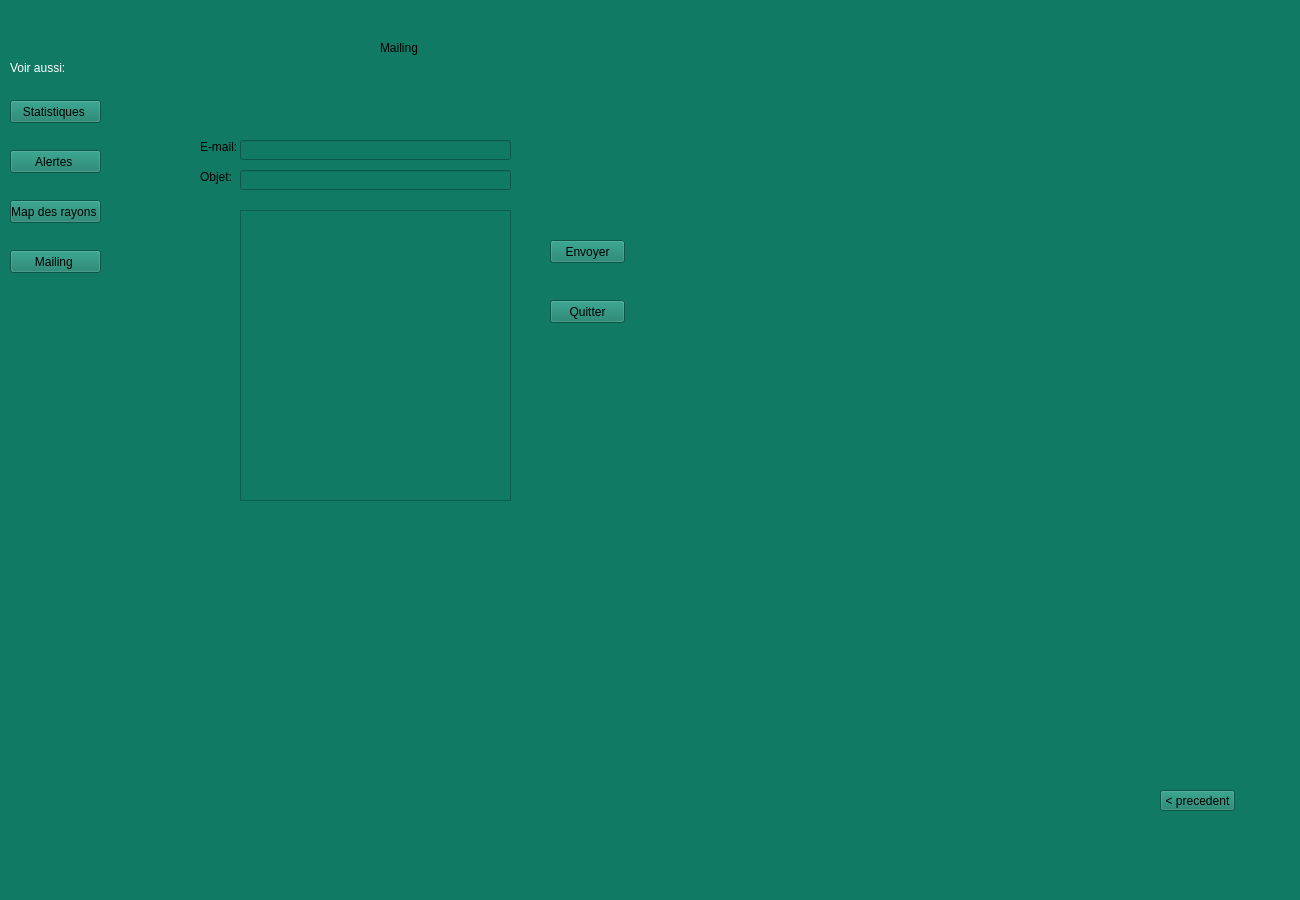
<?xml version="1.0" encoding="UTF-8"?>
<ui version="4.0">
 <class>MainWindow</class>
 <widget class="QMainWindow" name="MainWindow">
  <property name="geometry">
   <rect>
    <x>0</x>
    <y>0</y>
    <width>1300</width>
    <height>900</height>
   </rect>
  </property>
  <property name="windowTitle">
   <string>MainWindow</string>
  </property>
  <property name="styleSheet">
   <string notr="true">
background-color: rgb(17, 122, 101);</string>
  </property>
  <widget class="QWidget" name="centralwidget">
   <widget class="QStackedWidget" name="stackedWidget">
    <property name="geometry">
     <rect>
      <x>120</x>
      <y>20</y>
      <width>1061</width>
      <height>681</height>
     </rect>
    </property>
    <property name="currentIndex">
     <number>3</number>
    </property>
    <widget class="QWidget" name="page">
     <widget class="QLabel" name="label_2">
      <property name="geometry">
       <rect>
        <x>320</x>
        <y>10</y>
        <width>391</width>
        <height>51</height>
       </rect>
      </property>
      <property name="styleSheet">
       <string notr="true">color: rgb(255, 255, 255);
font: 75 bold italic 25pt &quot;Calibri&quot;;
background-color: rgb(17, 122, 101);</string>
      </property>
      <property name="text">
       <string>Gestion Du Stock</string>
      </property>
     </widget>
     <widget class="QGroupBox" name="groupBox">
      <property name="geometry">
       <rect>
        <x>0</x>
        <y>100</y>
        <width>341</width>
        <height>421</height>
       </rect>
      </property>
      <property name="styleSheet">
       <string notr="true">font: 11pt &quot;Calibri&quot;;
color: rgb(255, 255, 255);</string>
      </property>
      <property name="title">
       <string/>
      </property>
      <widget class="QLabel" name="label_3">
       <property name="geometry">
        <rect>
         <x>20</x>
         <y>90</y>
         <width>71</width>
         <height>16</height>
        </rect>
       </property>
       <property name="text">
        <string>Id</string>
       </property>
      </widget>
      <widget class="QLabel" name="label_4">
       <property name="geometry">
        <rect>
         <x>10</x>
         <y>140</y>
         <width>47</width>
         <height>14</height>
        </rect>
       </property>
       <property name="text">
        <string>Nom</string>
       </property>
      </widget>
      <widget class="QLabel" name="label_5">
       <property name="geometry">
        <rect>
         <x>10</x>
         <y>260</y>
         <width>47</width>
         <height>14</height>
        </rect>
       </property>
       <property name="text">
        <string>Prix</string>
       </property>
      </widget>
      <widget class="QLabel" name="label_6">
       <property name="geometry">
        <rect>
         <x>10</x>
         <y>200</y>
         <width>47</width>
         <height>14</height>
        </rect>
       </property>
       <property name="text">
        <string>Libelle</string>
       </property>
      </widget>
      <widget class="QLabel" name="label_7">
       <property name="geometry">
        <rect>
         <x>10</x>
         <y>320</y>
         <width>91</width>
         <height>16</height>
        </rect>
       </property>
       <property name="text">
        <string>nbre_Exemplaires</string>
       </property>
      </widget>
      <widget class="QLabel" name="label_8">
       <property name="geometry">
        <rect>
         <x>10</x>
         <y>380</y>
         <width>91</width>
         <height>16</height>
        </rect>
       </property>
       <property name="text">
        <string>Id_Fournisseur</string>
       </property>
      </widget>
      <widget class="QLineEdit" name="lineEdit_Id">
       <property name="geometry">
        <rect>
         <x>100</x>
         <y>80</y>
         <width>141</width>
         <height>20</height>
        </rect>
       </property>
      </widget>
      <widget class="QLineEdit" name="lineEdit_Nom">
       <property name="geometry">
        <rect>
         <x>100</x>
         <y>140</y>
         <width>141</width>
         <height>21</height>
        </rect>
       </property>
      </widget>
      <widget class="QLineEdit" name="lineEdit_Prix">
       <property name="geometry">
        <rect>
         <x>110</x>
         <y>260</y>
         <width>141</width>
         <height>20</height>
        </rect>
       </property>
      </widget>
      <widget class="QLineEdit" name="lineEdit_nbre_E">
       <property name="geometry">
        <rect>
         <x>110</x>
         <y>320</y>
         <width>131</width>
         <height>20</height>
        </rect>
       </property>
      </widget>
      <widget class="QLineEdit" name="lineEdit_Idf">
       <property name="geometry">
        <rect>
         <x>110</x>
         <y>380</y>
         <width>131</width>
         <height>20</height>
        </rect>
       </property>
      </widget>
      <widget class="QComboBox" name="comboBox_Libelle">
       <property name="geometry">
        <rect>
         <x>100</x>
         <y>200</y>
         <width>141</width>
         <height>22</height>
        </rect>
       </property>
       <property name="styleSheet">
        <string notr="true">background-color: rgb(255, 255, 255);
color: rgb(39, 39, 39);
</string>
       </property>
       <item>
        <property name="text">
         <string>Alimentaires</string>
        </property>
       </item>
       <item>
        <property name="text">
         <string>Entretients</string>
        </property>
       </item>
      </widget>
      <widget class="QLabel" name="label_17">
       <property name="geometry">
        <rect>
         <x>10</x>
         <y>10</y>
         <width>111</width>
         <height>16</height>
        </rect>
       </property>
       <property name="styleSheet">
        <string notr="true">
font: 75 bold italic 14pt &quot;Calibri&quot;;
text-decoration: underline;</string>
       </property>
       <property name="text">
        <string>Produit:</string>
       </property>
      </widget>
     </widget>
     <widget class="QTableView" name="tableView">
      <property name="geometry">
       <rect>
        <x>400</x>
        <y>100</y>
        <width>691</width>
        <height>321</height>
       </rect>
      </property>
      <property name="styleSheet">
       <string notr="true">background-color: rgb(255, 255, 255);
</string>
      </property>
     </widget>
     <widget class="QGroupBox" name="groupBox_2">
      <property name="geometry">
       <rect>
        <x>390</x>
        <y>440</y>
        <width>271</width>
        <height>141</height>
       </rect>
      </property>
      <property name="title">
       <string/>
      </property>
      <widget class="QPushButton" name="pushButton_Ajouter">
       <property name="geometry">
        <rect>
         <x>10</x>
         <y>20</y>
         <width>91</width>
         <height>31</height>
        </rect>
       </property>
       <property name="text">
        <string>Ajouter</string>
       </property>
      </widget>
      <widget class="QPushButton" name="pushButton_modifier">
       <property name="geometry">
        <rect>
         <x>170</x>
         <y>20</y>
         <width>91</width>
         <height>31</height>
        </rect>
       </property>
       <property name="text">
        <string>modifier</string>
       </property>
      </widget>
      <widget class="QPushButton" name="pushButton_supprimer">
       <property name="geometry">
        <rect>
         <x>90</x>
         <y>90</y>
         <width>91</width>
         <height>31</height>
        </rect>
       </property>
       <property name="text">
        <string>supprimer</string>
       </property>
      </widget>
     </widget>
     <widget class="QLabel" name="label_10">
      <property name="geometry">
       <rect>
        <x>730</x>
        <y>530</y>
        <width>71</width>
        <height>16</height>
       </rect>
      </property>
      <property name="styleSheet">
       <string notr="true">font: 11pt &quot;Calibri&quot;;
color: rgb(255, 255, 255);</string>
      </property>
      <property name="text">
       <string>Recherche:</string>
      </property>
     </widget>
     <widget class="QRadioButton" name="croissant">
      <property name="geometry">
       <rect>
        <x>920</x>
        <y>440</y>
        <width>83</width>
        <height>18</height>
       </rect>
      </property>
      <property name="styleSheet">
       <string notr="true">color: rgb(255, 255, 255);
font: 8pt &quot;Calibri&quot;;</string>
      </property>
      <property name="text">
       <string>croissant</string>
      </property>
     </widget>
     <widget class="QLabel" name="label_9">
      <property name="geometry">
       <rect>
        <x>740</x>
        <y>450</y>
        <width>61</width>
        <height>16</height>
       </rect>
      </property>
      <property name="styleSheet">
       <string notr="true">font: 11pt &quot;Calibri&quot;;
color: rgb(255, 255, 255);</string>
      </property>
      <property name="text">
       <string>trier par:</string>
      </property>
     </widget>
     <widget class="QComboBox" name="comboBox_Tri">
      <property name="geometry">
       <rect>
        <x>820</x>
        <y>450</y>
        <width>71</width>
        <height>22</height>
       </rect>
      </property>
      <item>
       <property name="text">
        <string>nom</string>
       </property>
      </item>
      <item>
       <property name="text">
        <string>nombre d'exemplaires</string>
       </property>
      </item>
      <item>
       <property name="text">
        <string>prix </string>
       </property>
      </item>
     </widget>
     <widget class="QRadioButton" name="decroissant">
      <property name="geometry">
       <rect>
        <x>920</x>
        <y>470</y>
        <width>83</width>
        <height>18</height>
       </rect>
      </property>
      <property name="styleSheet">
       <string notr="true">color: rgb(255, 255, 255);
font: 8pt &quot;Calibri&quot;;</string>
      </property>
      <property name="text">
       <string>decroissant</string>
      </property>
     </widget>
     <widget class="QLineEdit" name="lineEdit_4">
      <property name="geometry">
       <rect>
        <x>820</x>
        <y>530</y>
        <width>211</width>
        <height>20</height>
       </rect>
      </property>
     </widget>
    </widget>
    <widget class="QWidget" name="page_2">
     <widget class="QLabel" name="label_11">
      <property name="geometry">
       <rect>
        <x>270</x>
        <y>180</y>
        <width>131</width>
        <height>16</height>
       </rect>
      </property>
      <property name="text">
       <string>page stats</string>
      </property>
     </widget>
     <widget class="QTreeView" name="treeView">
      <property name="geometry">
       <rect>
        <x>540</x>
        <y>120</y>
        <width>256</width>
        <height>192</height>
       </rect>
      </property>
     </widget>
    </widget>
    <widget class="QWidget" name="page_3">
     <widget class="QLabel" name="label_12">
      <property name="geometry">
       <rect>
        <x>260</x>
        <y>10</y>
        <width>47</width>
        <height>14</height>
       </rect>
      </property>
      <property name="text">
       <string>Alertes</string>
      </property>
     </widget>
     <widget class="QLabel" name="label_13">
      <property name="geometry">
       <rect>
        <x>160</x>
        <y>180</y>
        <width>181</width>
        <height>16</height>
       </rect>
      </property>
      <property name="text">
       <string>Modifier seuil de l'alerte</string>
      </property>
     </widget>
     <widget class="QSpinBox" name="spinBox">
      <property name="geometry">
       <rect>
        <x>350</x>
        <y>160</y>
        <width>171</width>
        <height>51</height>
       </rect>
      </property>
     </widget>
    </widget>
    <widget class="QWidget" name="page_4">
     <widget class="QLabel" name="label_14">
      <property name="geometry">
       <rect>
        <x>260</x>
        <y>20</y>
        <width>71</width>
        <height>16</height>
       </rect>
      </property>
      <property name="text">
       <string>Mailing</string>
      </property>
     </widget>
     <widget class="QLabel" name="label_15">
      <property name="geometry">
       <rect>
        <x>80</x>
        <y>120</y>
        <width>47</width>
        <height>14</height>
       </rect>
      </property>
      <property name="text">
       <string>E-mail:</string>
      </property>
     </widget>
     <widget class="QLabel" name="label_16">
      <property name="geometry">
       <rect>
        <x>80</x>
        <y>150</y>
        <width>47</width>
        <height>14</height>
       </rect>
      </property>
      <property name="text">
       <string>Objet:</string>
      </property>
     </widget>
     <widget class="QLineEdit" name="a_mail">
      <property name="geometry">
       <rect>
        <x>120</x>
        <y>120</y>
        <width>271</width>
        <height>20</height>
       </rect>
      </property>
     </widget>
     <widget class="QLineEdit" name="objet_mail">
      <property name="geometry">
       <rect>
        <x>120</x>
        <y>150</y>
        <width>271</width>
        <height>20</height>
       </rect>
      </property>
     </widget>
     <widget class="QTextEdit" name="message_mail">
      <property name="geometry">
       <rect>
        <x>120</x>
        <y>190</y>
        <width>271</width>
        <height>291</height>
       </rect>
      </property>
     </widget>
     <widget class="QPushButton" name="send">
      <property name="geometry">
       <rect>
        <x>430</x>
        <y>220</y>
        <width>75</width>
        <height>23</height>
       </rect>
      </property>
      <property name="text">
       <string>Envoyer</string>
      </property>
     </widget>
     <widget class="QPushButton" name="pushButton_5">
      <property name="geometry">
       <rect>
        <x>430</x>
        <y>280</y>
        <width>75</width>
        <height>23</height>
       </rect>
      </property>
      <property name="text">
       <string>Quitter</string>
      </property>
     </widget>
    </widget>
   </widget>
   <widget class="QPushButton" name="pushButton_Stat">
    <property name="geometry">
     <rect>
      <x>10</x>
      <y>100</y>
      <width>91</width>
      <height>23</height>
     </rect>
    </property>
    <property name="text">
     <string>Statistiques </string>
    </property>
   </widget>
   <widget class="QPushButton" name="pushButton_alertes">
    <property name="geometry">
     <rect>
      <x>10</x>
      <y>150</y>
      <width>91</width>
      <height>23</height>
     </rect>
    </property>
    <property name="text">
     <string>Alertes </string>
    </property>
   </widget>
   <widget class="QPushButton" name="pushButton_map">
    <property name="geometry">
     <rect>
      <x>10</x>
      <y>200</y>
      <width>91</width>
      <height>23</height>
     </rect>
    </property>
    <property name="text">
     <string>Map des rayons </string>
    </property>
   </widget>
   <widget class="QPushButton" name="pushButton_mail">
    <property name="geometry">
     <rect>
      <x>10</x>
      <y>250</y>
      <width>91</width>
      <height>23</height>
     </rect>
    </property>
    <property name="text">
     <string>Mailing </string>
    </property>
   </widget>
   <widget class="QLabel" name="label">
    <property name="geometry">
     <rect>
      <x>10</x>
      <y>60</y>
      <width>81</width>
      <height>16</height>
     </rect>
    </property>
    <property name="styleSheet">
     <string notr="true">font: 75 bold italic 11pt &quot;Calibri&quot;;
color: rgb(255, 255, 255);</string>
    </property>
    <property name="text">
     <string>Voir aussi:</string>
    </property>
   </widget>
   <widget class="QPushButton" name="pushButton_6">
    <property name="geometry">
     <rect>
      <x>1160</x>
      <y>790</y>
      <width>75</width>
      <height>21</height>
     </rect>
    </property>
    <property name="text">
     <string>&lt; precedent</string>
    </property>
   </widget>
  </widget>
  <widget class="QMenuBar" name="menubar">
   <property name="geometry">
    <rect>
     <x>0</x>
     <y>0</y>
     <width>1300</width>
     <height>26</height>
    </rect>
   </property>
  </widget>
  <widget class="QStatusBar" name="statusbar"/>
 </widget>
 <resources/>
 <connections/>
</ui>
